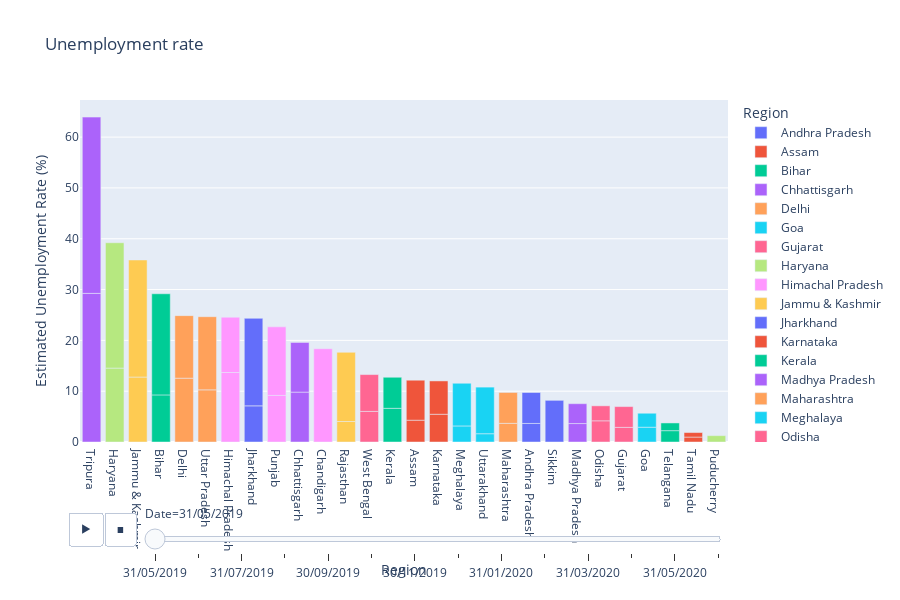

Source (notebook cell):
### Markdown cell above
#  Analyzing Data By barplots

### Code cell
fg = px.bar(df,x='Region',y='Estimated Unemployment Rate (%)',color='Region',title='Unemployment rate',animation_frame='Date',template='plotly', height=600) 
fg.update_layout(xaxis={'categoryorder':'total descending'})
fg.show()

### Figure 1 — Plotly figure (JSON) as saved in the notebook; plotly's stock layout.template omitted (floating-point values rounded to 4 significant figures)
{"data": [{"alignmentgroup": "True", "hovertemplate": "Region=%{x}<br>Date=31/05/2019<br>Estimated Unemployment Rate (%)=%{y}<extra></extra>", "legendgroup": "Andhra Pradesh", "marker": {"color": "#636efa", "pattern": {"shape": ""}}, "name": "Andhra Pradesh", "offsetgroup": "Andhra Pradesh", "orientation": "v", "showlegend": true, "textposition": "auto", "type": "bar", "x": ["Andhra Pradesh", "Andhra Pradesh"], "xaxis": "x", "y": [3.65, 6.09], "yaxis": "y"}, {"alignmentgroup": "True", "hovertemplate": "Region=%{x}<br>Date=31/05/2019<br>Estimated Unemployment Rate (%)=%{y}<extra></extra>", "legendgroup": "Assam", "marker": {"color": "#EF553B", "pattern": {"shape": ""}}, "name": "Assam", "offsetgroup": "Assam", "orientation": "v", "showlegend": true, "textposition": "auto", "type": "bar", "x": ["Assam", "Assam"], "xaxis": "x", "y": [4.29, 7.87], "yaxis": "y"}, {"alignmentgroup": "True", "hovertemplate": "Region=%{x}<br>Date=31/05/2019<br>Estimated Unemployment Rate (%)=%{y}<extra></extra>", "legendgroup": "Bihar", "marker": {"color": "#00cc96", "pattern": {"shape": ""}}, "name": "Bihar", "offsetgroup": "Bihar", "orientation": "v", "showlegend": true, "textposition": "auto", "type": "bar", "x": ["Bihar", "Bihar"], "xaxis": "x", "y": [9.27, 19.9], "yaxis": "y"}, {"alignmentgroup": "True", "hovertemplate": "Region=%{x}<br>Date=31/05/2019<br>Estimated Unemployment Rate (%)=%{y}<extra></extra>", "legendgroup": "Chhattisgarh", "marker": {"color": "#ab63fa", "pattern": {"shape": ""}}, "name": "Chhattisgarh", "offsetgroup": "Chhattisgarh", "orientation": "v", "showlegend": true, "textposition": "auto", "type": "bar", "x": ["Chhattisgarh", "Chhattisgarh"], "xaxis": "x", "y": [9.82, 9.77], "yaxis": "y"}, {"alignmentgroup": "True", "hovertemplate": "Region=%{x}<br>Date=31/05/2019<br>Estimated Unemployment Rate (%)=%{y}<extra></extra>", "legendgroup": "Delhi", "marker": {"color": "#FFA15A", "pattern": {"shape": ""}}, "name": "Delhi", "offsetgroup": "Delhi", "orientation": "v", "showlegend": true, "textposition": "auto", "type": "bar", "x": ["Delhi", "Delhi"], "xaxis": "x", "y": [12.56, 12.31], "yaxis": "y"}, {"alignmentgroup": "True", "hovertemplate": "Region=%{x}<br>Date=31/05/2019<br>Estimated Unemployment Rate (%)=%{y}<extra></extra>", "legendgroup": "Goa", "marker": {"color": "#19d3f3", "pattern": {"shape": ""}}, "name": "Goa", "offsetgroup": "Goa", "orientation": "v", "showlegend": true, "textposition": "auto", "type": "bar", "x": ["Goa", "Goa"], "xaxis": "x", "y": [2.91, 2.75], "yaxis": "y"}, {"alignmentgroup": "True", "hovertemplate": "Region=%{x}<br>Date=31/05/2019<br>Estimated Unemployment Rate (%)=%{y}<extra></extra>", "legendgroup": "Gujarat", "marker": {"color": "#FF6692", "pattern": {"shape": ""}}, "name": "Gujarat", "offsetgroup": "Gujarat", "orientation": "v", "showlegend": true, "textposition": "auto", "type": "bar", "x": ["Gujarat", "Gujarat"], "xaxis": "x", "y": [2.88, 4.09], "yaxis": "y"}, {"alignmentgroup": "True", "hovertemplate": "Region=%{x}<br>Date=31/05/2019<br>Estimated Unemployment Rate (%)=%{y}<extra></extra>", "legendgroup": "Haryana", "marker": {"color": "#B6E880", "pattern": {"shape": ""}}, "name": "Haryana", "offsetgroup": "Haryana", "orientation": "v", "showlegend": true, "textposition": "auto", "type": "bar", "x": ["Haryana", "Haryana"], "xaxis": "x", "y": [14.54, 24.67], "yaxis": "y"}, {"alignmentgroup": "True", "hovertemplate": "Region=%{x}<br>Date=31/05/2019<br>Estimated Unemployment Rate (%)=%{y}<extra></extra>", "legendgroup": "Himachal Pradesh", "marker": {"color": "#FF97FF", "pattern": {"shape": ""}}, "name": "Himachal Pradesh", "offsetgroup": "Himachal Pradesh", "orientation": "v", "showlegend": true, "textposition": "auto", "type": "bar", "x": ["Himachal Pradesh", "Himachal Pradesh"], "xaxis": "x", "y": [13.68, 10.88], "yaxis": "y"}, {"alignmentgroup": "True", "hovertemplate": "Region=%{x}<br>Date=31/05/2019<br>Estimated Unemployment Rate (%)=%{y}<extra></extra>", "legendgroup": "Jammu & Kashmir", "marker": {"color": "#FECB52", "pattern": {"shape": ""}}, "name": "Jammu & Kashmir", "offsetgroup": "Jammu & Kashmir", "orientation": "v", "showlegend": true, "textposition": "auto", "type": "bar", "x": ["Jammu & Kashmir", "Jammu & Kashmir"], "xaxis": "x", "y": [12.78, 23.04], "yaxis": "y"}, {"alignmentgroup": "True", "hovertemplate": "Region=%{x}<br>Date=31/05/2019<br>Estimated Unemployment Rate (%)=%{y}<extra></extra>", "legendgroup": "Jharkhand", "marker": {"color": "#636efa", "pattern": {"shape": ""}}, "name": "Jharkhand", "offsetgroup": "Jharkhand", "orientation": "v", "showlegend": true, "textposition": "auto", "type": "bar", "x": ["Jharkhand", "Jharkhand"], "xaxis": "x", "y": [7.11, 17.23], "yaxis": "y"}, {"alignmentgroup": "True", "hovertemplate": "Region=%{x}<br>Date=31/05/2019<br>Estimated Unemployment Rate (%)=%{y}<extra></extra>", "legendgroup": "Karnataka", "marker": {"color": "#EF553B", "pattern": {"shape": ""}}, "name": "Karnataka", "offsetgroup": "Karnataka", "orientation": "v", "showlegend": true, "textposition": "auto", "type": "bar", "x": ["Karnataka", "Karnataka"], "xaxis": "x", "y": [5.46, 6.56], "yaxis": "y"}, {"alignmentgroup": "True", "hovertemplate": "Region=%{x}<br>Date=31/05/2019<br>Estimated Unemployment Rate (%)=%{y}<extra></extra>", "legendgroup": "Kerala", "marker": {"color": "#00cc96", "pattern": {"shape": ""}}, "name": "Kerala", "offsetgroup": "Kerala", "orientation": "v", "showlegend": true, "textposition": "auto", "type": "bar", "x": ["Kerala", "Kerala"], "xaxis": "x", "y": [6.63, 6.11], "yaxis": "y"}, {"alignmentgroup": "True", "hovertemplate": "Region=%{x}<br>Date=31/05/2019<br>Estimated Unemployment Rate (%)=%{y}<extra></extra>", "legendgroup": "Madhya Pradesh", "marker": {"color": "#ab63fa", "pattern": {"shape": ""}}, "name": "Madhya Pradesh", "offsetgroup": "Madhya Pradesh", "orientation": "v", "showlegend": true, "textposition": "auto", "type": "bar", "x": ["Madhya Pradesh", "Madhya Pradesh"], "xaxis": "x", "y": [3.63, 3.91], "yaxis": "y"}, {"alignmentgroup": "True", "hovertemplate": "Region=%{x}<br>Date=31/05/2019<br>Estimated Unemployment Rate (%)=%{y}<extra></extra>", "legendgroup": "Maharashtra", "marker": {"color": "#FFA15A", "pattern": {"shape": ""}}, "name": "Maharashtra", "offsetgroup": "Maharashtra", "orientation": "v", "showlegend": true, "textposition": "auto", "type": "bar", "x": ["Maharashtra", "Maharashtra"], "xaxis": "x", "y": [3.67, 6.08], "yaxis": "y"}, {"alignmentgroup": "True", "hovertemplate": "Region=%{x}<br>Date=31/05/2019<br>Estimated Unemployment Rate (%)=%{y}<extra></extra>", "legendgroup": "Meghalaya", "marker": {"color": "#19d3f3", "pattern": {"shape": ""}}, "name": "Meghalaya", "offsetgroup": "Meghalaya", "orientation": "v", "showlegend": true, "textposition": "auto", "type": "bar", "x": ["Meghalaya", "Meghalaya"], "xaxis": "x", "y": [3.16, 8.4], "yaxis": "y"}, {"alignmentgroup": "True", "hovertemplate": "Region=%{x}<br>Date=31/05/2019<br>Estimated Unemployment Rate (%)=%{y}<extra></extra>", "legendgroup": "Odisha", "marker": {"color": "#FF6692", "pattern": {"shape": ""}}, "name": "Odisha", "offsetgroup": "Odisha", "orientation": "v", "showlegend": true, "textposition": "auto", "type": "bar", "x": ["Odisha", "Odisha"], "xaxis": "x", "y": [4.17, 2.95], "yaxis": "y"}, {"alignmentgroup": "True", "hovertemplate": "Region=%{x}<br>Date=31/05/2019<br>Estimated Unemployment Rate (%)=%{y}<extra></extra>", "legendgroup": "Puducherry", "marker": {"color": "#B6E880", "pattern": {"shape": ""}}, "name": "Puducherry", "offsetgroup": "Puducherry", "orientation": "v", "showlegend": true, "textposition": "auto", "type": "bar", "x": ["Puducherry", "Puducherry"], "xaxis": "x", "y": [0, 1.25], "yaxis": "y"}, {"alignmentgroup": "True", "hovertemplate": "Region=%{x}<br>Date=31/05/2019<br>Estimated Unemployment Rate (%)=%{y}<extra></extra>", "legendgroup": "Punjab", "marker": {"color": "#FF97FF", "pattern": {"shape": ""}}, "name": "Punjab", "offsetgroup": "Punjab", "orientation": "v", "showlegend": true, "textposition": "auto", "type": "bar", "x": ["Punjab", "Punjab"], "xaxis": "x", "y": [9.17, 13.49], "yaxis": "y"}, {"alignmentgroup": "True", "hovertemplate": "Region=%{x}<br>Date=31/05/2019<br>Estimated Unemployment Rate (%)=%{y}<extra></extra>", "legendgroup": "Rajasthan", "marker": {"color": "#FECB52", "pattern": {"shape": ""}}, "name": "Rajasthan", "offsetgroup": "Rajasthan", "orientation": "v", "showlegend": true, "textposition": "auto", "type": "bar", "x": ["Rajasthan", "Rajasthan"], "xaxis": "x", "y": [4.03, 13.62], "yaxis": "y"}, {"alignmentgroup": "True", "hovertemplate": "Region=%{x}<br>Date=31/05/2019<br>Estimated Unemployment Rate (%)=%{y}<extra></extra>", "legendgroup": "Sikkim", "marker": {"color": "#636efa", "pattern": {"shape": ""}}, "name": "Sikkim", "offsetgroup": "Sikkim", "orientation": "v", "showlegend": true, "textposition": "auto", "type": "bar", "x": ["Sikkim"], "xaxis": "x", "y": [8.2], "yaxis": "y"}, {"alignmentgroup": "True", "hovertemplate": "Region=%{x}<br>Date=31/05/2019<br>Estimated Unemployment Rate (%)=%{y}<extra></extra>", "legendgroup": "Tamil Nadu", "marker": {"color": "#EF553B", "pattern": {"shape": ""}}, "name": "Tamil Nadu", "offsetgroup": "Tamil Nadu", "orientation": "v", "showlegend": true, "textposition": "auto", "type": "bar", "x": ["Tamil Nadu", "Tamil Nadu"], "xaxis": "x", "y": [0.97, 0.89], "yaxis": "y"}, {"alignmentgroup": "True", "hovertemplate": "Region=%{x}<br>Date=31/05/2019<br>Estimated Unemployment Rate (%)=%{y}<extra></extra>", "legendgroup": "Telangana", "marker": {"color": "#00cc96", "pattern": {"shape": ""}}, "name": "Telangana", "offsetgroup": "Telangana", "orientation": "v", "showlegend": true, "textposition": "auto", "type": "bar", "x": ["Telangana", "Telangana"], "xaxis": "x", "y": [2.23, 1.52], "yaxis": "y"}, {"alignmentgroup": "True", "hovertemplate": "Region=%{x}<br>Date=31/05/2019<br>Estimated Unemployment Rate (%)=%{y}<extra></extra>", "legendgroup": "Tripura", "marker": {"color": "#ab63fa", "pattern": {"shape": ""}}, "name": "Tripura", "offsetgroup": "Tripura", "orientation": "v", "showlegend": true, "textposition": "auto", "type": "bar", "x": ["Tripura", "Tripura"], "xaxis": "x", "y": [29.25, 34.69], "yaxis": "y"}, {"alignmentgroup": "True", "hovertemplate": "Region=%{x}<br>Date=31/05/2019<br>Estimated Unemployment Rate (%)=%{y}<extra></extra>", "legendgroup": "Uttar Pradesh", "marker": {"color": "#FFA15A", "pattern": {"shape": ""}}, "name": "Uttar Pradesh", "offsetgroup": "Uttar Pradesh", "orientation": "v", "showlegend": true, "textposition": "auto", "type": "bar", "x": ["Uttar Pradesh", "Uttar Pradesh"], "xaxis": "x", "y": [10.26, 14.4], "yaxis": "y"}, {"alignmentgroup": "True", "hovertemplate": "Region=%{x}<br>Date=31/05/2019<br>Estimated Unemployment Rate (%)=%{y}<extra></extra>", "legendgroup": "Uttarakhand", "marker": {"color": "#19d3f3", "pattern": {"shape": ""}}, "name": "Uttarakhand", "offsetgroup": "Uttarakhand", "orientation": "v", "showlegend": true, "textposition": "auto", "type": "bar", "x": ["Uttarakhand", "Uttarakhand"], "xaxis": "x", "y": [1.63, 9.17], "yaxis": "y"}, {"alignmentgroup": "True", "hovertemplate": "Region=%{x}<br>Date=31/05/2019<br>Estimated Unemployment Rate (%)=%{y}<extra></extra>", "legendgroup": "West Bengal", "marker": {"color": "#FF6692", "pattern": {"shape": ""}}, "name": "West Bengal", "offsetgroup": "West Bengal", "orientation": "v", "showlegend": true, "textposition": "auto", "type": "bar", "x": ["West Bengal", "West Bengal"], "xaxis": "x", "y": [6.02, 7.25], "yaxis": "y"}, {"alignmentgroup": "True", "hovertemplate": "Region=%{x}<br>Date=31/05/2019<br>Estimated Unemployment Rate (%)=%{y}<extra></extra>", "legendgroup": "Chandigarh", "marker": {"color": "#FF97FF", "pattern": {"shape": ""}}, "name": "Chandigarh", "offsetgroup": "Chandigarh", "orientation": "v", "showlegend": true, "textposition": "auto", "type": "bar", "x": ["Chandigarh"], "xaxis": "x", "y": [18.35], "yaxis": "y"}], "layout": {"barmode": "relative", "height": 600, "legend": {"title": {"text": "Region"}, "tracegroupgap": 0}, "sliders": [{"active": 0, "currentvalue": {"prefix": "Date="}, "len": 0.9, "pad": {"b": 10, "t": 60}, "steps": [{"args": [["31/05/2019"], {"frame": {"duration": 0, "redraw": true}, "fromcurrent": true, "mode": "immediate", "transition": {"duration": 0, "easing": "linear"}}], "label": "31/05/2019", "method": "animate"}, {"args": [["30/06/2019"], {"frame": {"duration": 0, "redraw": true}, "fromcurrent": true, "mode": "immediate", "transition": {"duration": 0, "easing": "linear"}}], "label": "30/06/2019", "method": "animate"}, {"args": [["31/07/2019"], {"frame": {"duration": 0, "redraw": true}, "fromcurrent": true, "mode": "immediate", "transition": {"duration": 0, "easing": "linear"}}], "label": "31/07/2019", "method": "animate"}, {"args": [["31/08/2019"], {"frame": {"duration": 0, "redraw": true}, "fromcurrent": true, "mode": "immediate", "transition": {"duration": 0, "easing": "linear"}}], "label": "31/08/2019", "method": "animate"}, {"args": [["30/09/2019"], {"frame": {"duration": 0, "redraw": true}, "fromcurrent": true, "mode": "immediate", "transition": {"duration": 0, "easing": "linear"}}], "label": "30/09/2019", "method": "animate"}, {"args": [["31/10/2019"], {"frame": {"duration": 0, "redraw": true}, "fromcurrent": true, "mode": "immediate", "transition": {"duration": 0, "easing": "linear"}}], "label": "31/10/2019", "method": "animate"}, {"args": [["30/11/2019"], {"frame": {"duration": 0, "redraw": true}, "fromcurrent": true, "mode": "immediate", "transition": {"duration": 0, "easing": "linear"}}], "label": "30/11/2019", "method": "animate"}, {"args": [["31/12/2019"], {"frame": {"duration": 0, "redraw": true}, "fromcurrent": true, "mode": "immediate", "transition": {"duration": 0, "easing": "linear"}}], "label": "31/12/2019", "method": "animate"}, {"args": [["31/01/2020"], {"frame": {"duration": 0, "redraw": true}, "fromcurrent": true, "mode": "immediate", "transition": {"duration": 0, "easing": "linear"}}], "label": "31/01/2020", "method": "animate"}, {"args": [["29/02/2020"], {"frame": {"duration": 0, "redraw": true}, "fromcurrent": true, "mode": "immediate", "transition": {"duration": 0, "easing": "linear"}}], "label": "29/02/2020", "method": "animate"}, {"args": [["31/03/2020"], {"frame": {"duration": 0, "redraw": true}, "fromcurrent": true, "mode": "immediate", "transition": {"duration": 0, "easing": "linear"}}], "label": "31/03/2020", "method": "animate"}, {"args": [["30/04/2020"], {"frame": {"duration": 0, "redraw": true}, "fromcurrent": true, "mode": "immediate", "transition": {"duration": 0, "easing": "linear"}}], "label": "30/04/2020", "method": "animate"}, {"args": [["31/05/2020"], {"frame": {"duration": 0, "redraw": true}, "fromcurrent": true, "mode": "immediate", "transition": {"duration": 0, "easing": "linear"}}], "label": "31/05/2020", "method": "animate"}, {"args": [["30/06/2020"], {"frame": {"duration": 0, "redraw": true}, "fromcurrent": true, "mode": "immediate", "transition": {"duration": 0, "easing": "linear"}}], "label": "30/06/2020", "method": "animate"}], "x": 0.1, "xanchor": "left", "y": 0, "yanchor": "top"}], "title": {"text": "Unemployment rate"}, "updatemenus": [{"buttons": [{"args": [null, {"frame": {"duration": 500, "redraw": true}, "fromcurrent": true, "mode": "immediate", "transition": {"duration": 500, "easing": "linear"}}], "label": "&#9654;", "method": "animate"}, {"args": [[null], {"frame": {"duration": 0, "redraw": true}, "fromcurrent": true, "mode": "immediate", "transition": {"duration": 0, "easing": "linear"}}], "label": "&#9724;", "method": "animate"}], "direction": "left", "pad": {"r": 10, "t": 70}, "showactive": false, "type": "buttons", "x": 0.1, "xanchor": "right", "y": 0, "yanchor": "top"}], "xaxis": {"anchor": "y", "categoryarray": ["Andhra Pradesh", "Assam", "Bihar", "Chhattisgarh", "Delhi", "Goa", "Gujarat", "Haryana", "Himachal Pradesh", "Jammu & Kashmir", "Jharkhand", "Karnataka", "Kerala", "Madhya Pradesh", "Maharashtra", "Meghalaya", "Odisha", "Puducherry", "Punjab", "Rajasthan", "Sikkim", "Tamil Nadu", "Telangana", "Tripura", "Uttar Pradesh", "Uttarakhand", "West Bengal", null, "Chandigarh"], "categoryorder": "total descending", "domain": [0, 1], "title": {"text": "Region"}}, "yaxis": {"anchor": "x", "domain": [0, 1], "title": {"text": "Estimated Unemployment Rate (%)"}}}}
